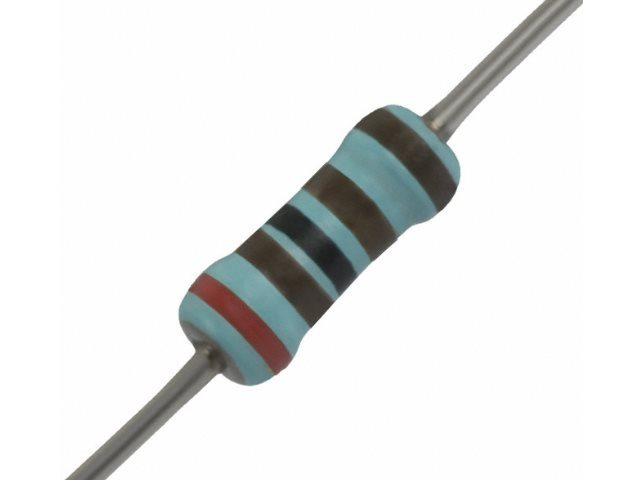
%> input picture Dorian/images/resistance_5bandes.jpg, 640 x 480 px
$ octave --eval "result = detection_barres(imread('images/resistance_5bandes.jpg'));"   (GNU Octave 9; MATLAB toolbox functions it lacks are replaced by stand-ins)
%> lines starting %> are read from the running program, lines starting %| are printed output that depends on the picture; in (x1, y1, x2, y2) boxes, pixels count from 0 and x2, y2 are one past the last pixel; in counts of white or black regions, pixels touching at a corner belong together; the program's own positions count from 1
### Dorian/binarization.m
function J = binarization(I)

%%Changement de repere
%xyz
I_z = rgb2xyz((I));
%> I_z: size 480x640x3 double; mean of channels 1, 2, 3 0.826, 0.87, 0.948
I_z = I_z(:,:,3);
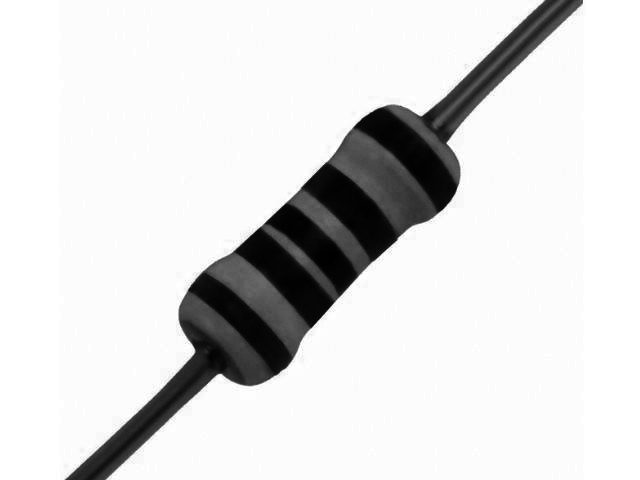
%> I_z: size 480x640 double; min 0.0122, max 1.09, mean 0.948; drawn with min black and max white
%huv 1
I_h = rgb2hsv((I));
%> I_h: size 480x640x3 double; mean H, S, V 0.0557, 0.0295, 0.915
I_h = I_h(:,:,1);
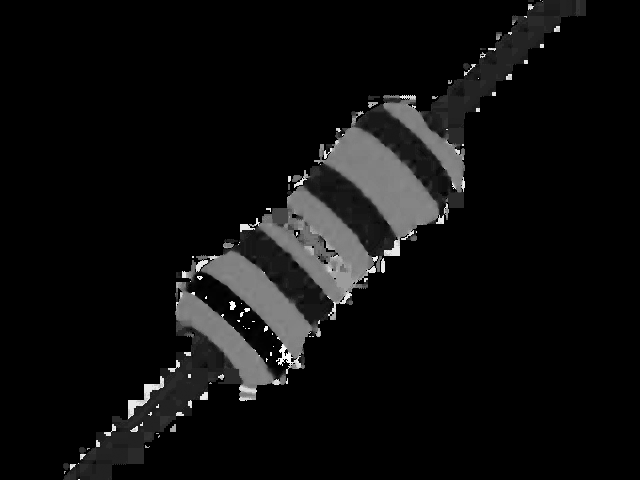
%> I_h: size 480x640 double; min 0, max 0.998, mean 0.0557
%huv 3
I_v = rgb2hsv((I));
I_v = I_v(:,:,3);
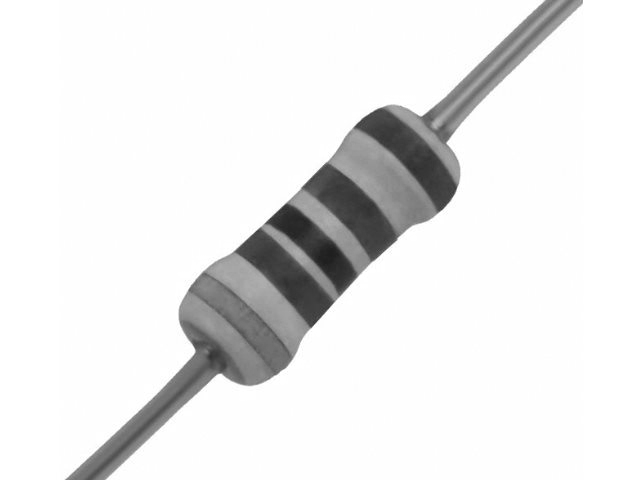
%> I_v: size 480x640 double; min 0.114, max 1, mean 0.915
%lab
I_l = rgb2lab((I));
%> I_l: size 480x640x3 double; mean of channels 1, 2, 3 91.5, -0.4, 0.2
I_l = I_l(:,:,1)/100;
%> I_l: size 480x640 double

J1 = redefine_contrast(I_h,0.9);
J2 = redefine_contrast(I_v,0.9);
J3 = redefine_contrast(I_z,1.0);

if round(mean(J1(:)))~=round(mean(J3(:)))
    J1 = max(J1(:)) - J1;
end

if round(mean(J2(:)))~=round(mean(J3(:)))
    J2 = max(J2(:)) - J2;
end

if mean(J3(:))<0.5
    J = max(max(J1,J2),J3);
else
    J = min(max(J1,J2),J3);
end

% [9 lines of commented-out code are left out]

end

### Dorian/redefine_contrast.m
function J = redefine_contrast(I,seuil)
%> called with seuil = 0.9

S = size(I);
%> S = [480 640]

%%Tranformations morphologiques
se1 = strel('line',2*S(1),90);
%> se1 = {Dimensionality 2}
se3 = strel('square',3);
%se3bis = strel('rectangle',[round(0.5*S(1)) 3]);
se4 = strel('square',round(S(1)/10));
%> se4 = {Dimensionality 2}

I = imclose(I,se3);
I = imopen(I,se3);
I = imerode(I,se1);
%> I: size 480x640 double; every value is 0
I = imclose(I,se4);


%%Ajustement de contraste
nbins = 200;
figure(101)
h = histogram(I,nbins);
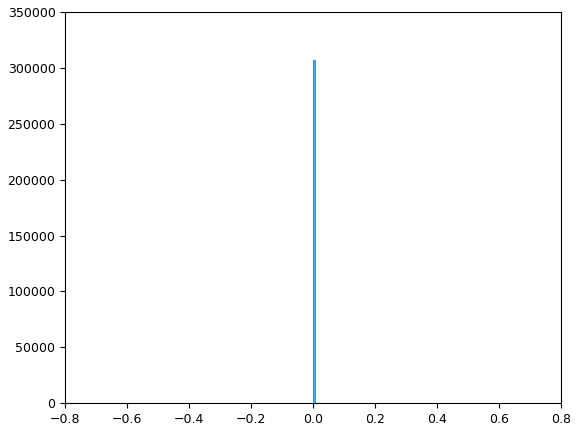
%> figure redrawn from the program's plot data; tallest bar 307200 high, from x = 0 to 0.005


i = 1; somme = 0;
while somme<sum(h.Values(:))*seuil
   somme = somme + h.Values(i);
   i = i +1;
end
%> this loop made 101 passes
%> after the loop, i = 102; somme = 307200
new_edges = [h.BinEdges(1),h.BinEdges(i)];
%> new_edges = [-0.5 0.005]

%> the run ends on the next line
I2 = imadjust(I,new_edges,[]);
I3 = imbinarize(I2);
margin = round(S(2)/40);
if mean(I3(:))>0.5
   I3(:,[1:margin,end-margin:end]) = 1;
else
   I3(:,[1:margin,end-margin:end]) = 0;
end
J = I3;

end

### Dorian/detection_barres.m
%%detection_barres.m
% I = image decoupee de la resistance
% Bars = Structure contenant les images tronquees de chaque barre

function [Ic] = detection_barres(I)

S = size(I);

J = binarization(I);

%Create a binary image
BW = edge(J,'Canny');
for j=1:S(2)
    if BW(3,j)==1
        BW(:,j)=1;
    end
end
for j=2:S(2)
    if BW(3,j)==1 && BW(3,j-1)==1
        BW(:,j-1)=0;
    end
end

%Create the Hough transform using the binary image
[H,T,R] = hough(BW);

%Find peaks in the Hough transform of the image
P  = houghpeaks(H,8,'threshold',ceil(0.9*max(H(:))));

%Find lines
lines = houghlines(BW,T,R,P,'FillGap',5,'MinLength',7);

%Error message
if length(lines)~=8
    error('Error. \n Number of lines different than 8');
end

%Crop bars for color identidication
% figure(5)
ind=1;
for k=1:2:length(lines)
    ind = round(k/2);
%     subplot(1,length(lines)/2,ind)
    rect = [lines(k).point1+[2 0] , lines(k+1).point2-lines(k).point1-[4 0]];
    Ic{ind} = imcrop(I,rect);
%     imshow(Ic{ind},[]);
end

end

$ run again, on Dorian/images/resistance_bleue_1.jpg
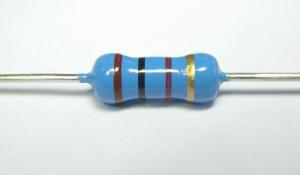
%> input picture Dorian/images/resistance_bleue_1.jpg, 300 x 175 px
%> the loop in redefine_contrast, `while somme<sum(h.Values(:))*seuil` made 200 passes
%> somme on passes 1 to 3: 3150, 3150, 3150
%> after the loop in redefine_contrast, `while somme<sum(h.Values(:))*seuil`: i = 201; somme = 52500
%> new_edges = [0.194 0.417]
%> I3: size 175x300 logical; 35.7% white; 2 white regions, box (x1, y1, x2, y2) and area: (174, 0, 231, 175) 9975, (79, 0, 129, 175) 8750
%> the loop in redefine_contrast (call 2), `while somme<sum(h.Values(:))*seuil` made 190 passes
%> somme on passes 1 to 3: 5950, 5950, 5950
%> I3: size 175x300 logical; 66.3% white; 1 black region, box (x1, y1, x2, y2) and area: (110, 0, 211, 175) 17675
%> in redefine_contrast (call 3), `I = imclose(I,se4);`:
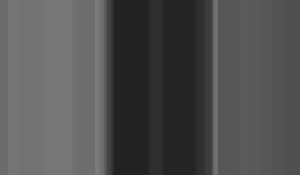
%> I: size 175x300 double; min 0.134, max 0.484, mean 0.317
%> the loop in redefine_contrast (call 3), `while somme<sum(h.Values(:))*seuil` made 200 passes
%> after the loop in redefine_contrast (call 3), `while somme<sum(h.Values(:))*seuil`: i = 201; somme = 52500
%> new_edges = [0.134 0.484]
%> I3: size 175x300 logical; 65% white; 1 black region, box (x1, y1, x2, y2) and area: (107, 0, 212, 175) 18375
%> in detection_barres, `BW = edge(J,'Canny');`:
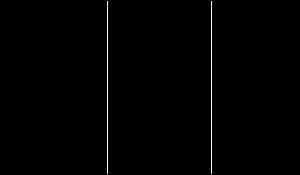
%> BW: size 175x300 logical; 0.66% white in thin lines or dots, all inside (x1, y1, x2, y2) = (107, 1, 212, 174)
%> T = 180 values from -90 to 89; R = 693 values from -346 to 346
%> P = [454 91; 558 91]
%> lines = 2 lines; point1 to point2 (x, y): (108, 1) to (108, 175), (212, 1) to (212, 175)

$ run again, on Dorian/images/resistance_multi.jpg
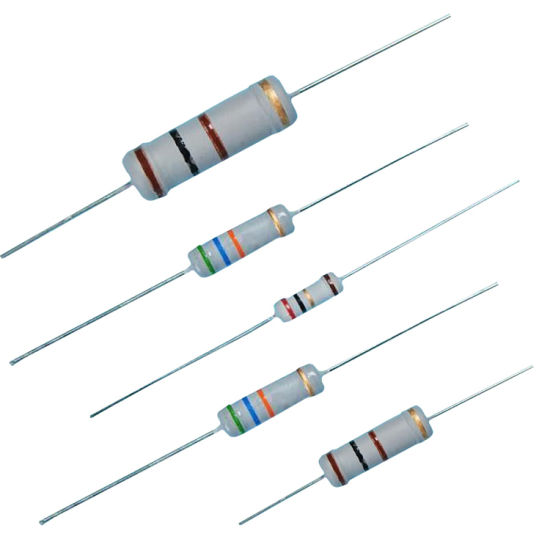
%> input picture Dorian/images/resistance_multi.jpg, 550 x 550 px
%> in binarization, `I_z = I_z(:,:,3);`:
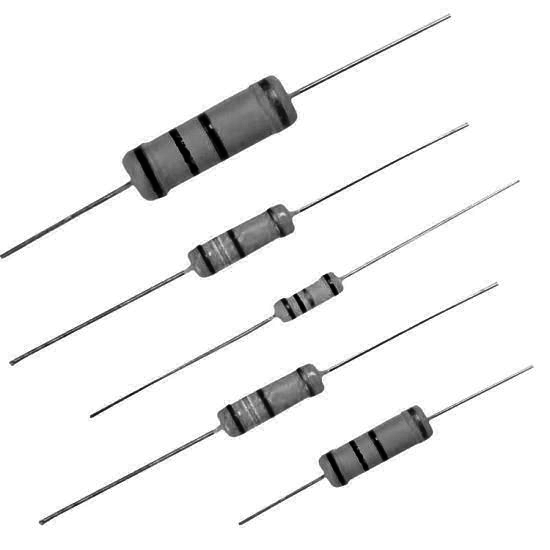
%> I_z: size 550x550 double; min 0.000577, max 1.09, mean 1.02; drawn with min black and max white
%> in redefine_contrast, `I = imopen(I,se3);`:
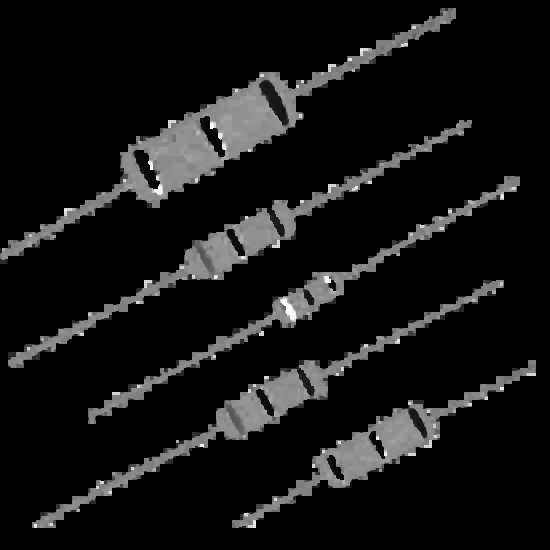
%> I: size 550x550 double; min 0, max 0.992, mean 0.0806
%> the loop in redefine_contrast, `while somme<sum(h.Values(:))*seuil` made 101 passes
%> after the loop in redefine_contrast, `while somme<sum(h.Values(:))*seuil`: i = 102; somme = 302500
%> new_edges = [-0.5 0.005]

$ run again, on Dorian/images/resistance_oblique_1.jpg
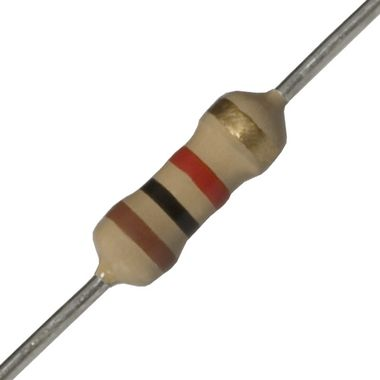
%> input picture Dorian/images/resistance_oblique_1.jpg, 380 x 380 px
%> in binarization, `I_h = I_h(:,:,1);`:
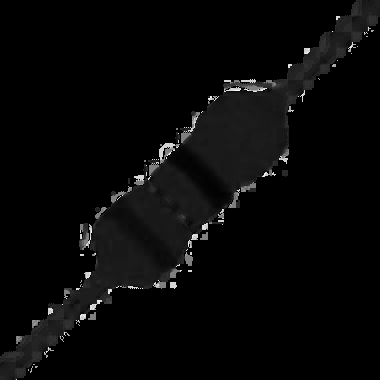
%> I_h: size 380x380 double; min 0, max 0.981, mean 0.0308
%> in redefine_contrast, `h = histogram(I,nbins);`:
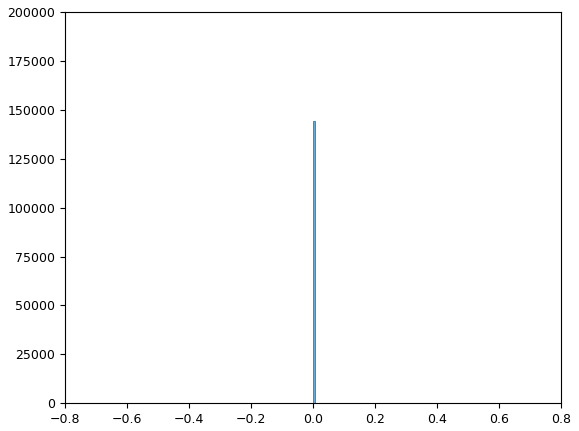
%> figure redrawn from the program's plot data; tallest bar 144400 high, from x = 0 to 0.005
%> the loop in redefine_contrast, `while somme<sum(h.Values(:))*seuil` made 101 passes
%> after the loop in redefine_contrast, `while somme<sum(h.Values(:))*seuil`: i = 102; somme = 144400
%> new_edges = [-0.5 0.005]
